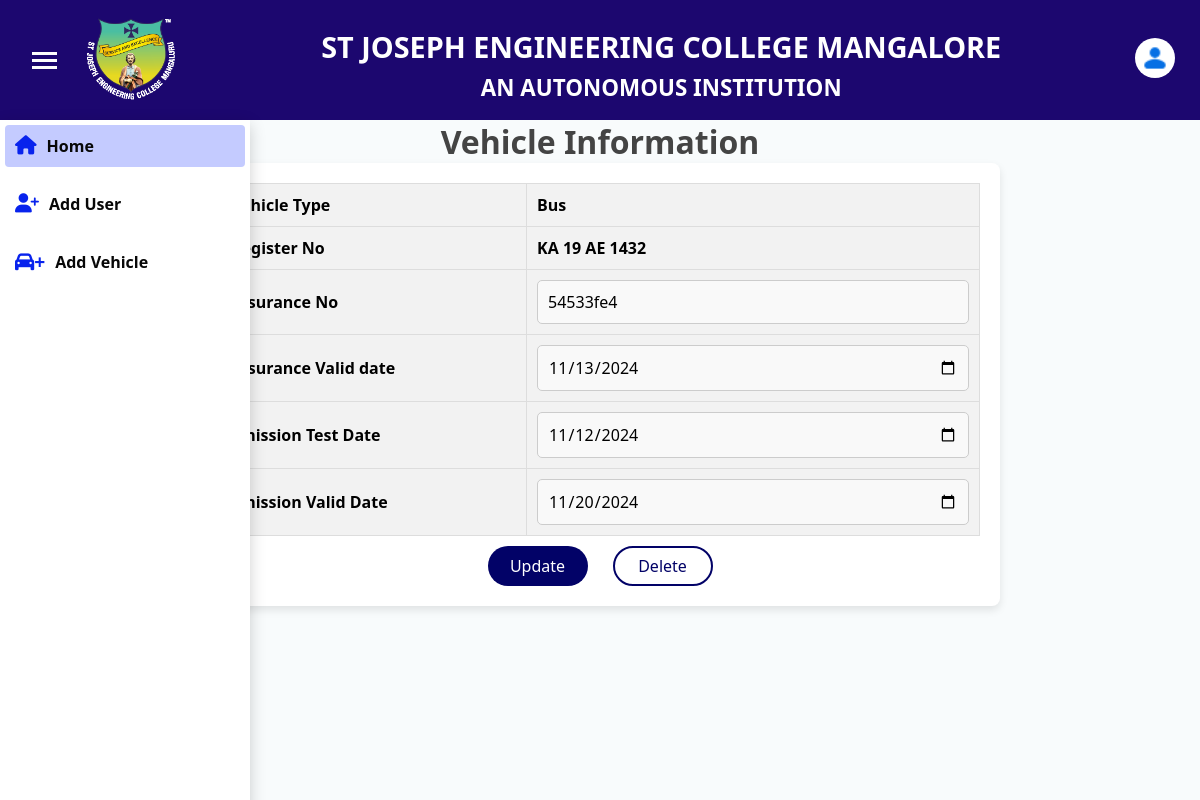
/admin/vehicle_detail.php?v_id=3 (signed in), run on the app's committed database.
### tables this page shows
CREATE TABLE `add_vehicle` (
  `v_id` int(50) NOT NULL,
  `vehicle_type` varchar(200) NOT NULL,
  `v_reg_no` varchar(200) NOT NULL,
  `v_insurance_no` varchar(200) NOT NULL,
  `v_insurance_valid` date NOT NULL,
  `v_emission_test_date` date NOT NULL,
  `v_emission_valid` date NOT NULL
);

### admin/vehicle_detail.php (the view, shortened to what this page needs)
<?php
include('../db.php');
include('admin_header.php');
$v_id = $_GET['v_id'];
$sql="SELECT * FROM `add_vehicle` WHERE `v_id`='$v_id'";
$result = $conn->query($sql);
    $row = $result->fetch_assoc();
    ?>
        <link rel="stylesheet" href="../styles/vehicle_details.css" >
        <div class="board-header">
            <h1>Vehicle Information</h1>
        </div>
    <div class="container">
        <form action="update_vehicle.php" method="POST">
        <table class="table table-hover">
            <tr>
                <th>Vehicle Type</th>
               <th> <?php echo $row['vehicle_type']; ?> </th>
            </tr>
            <tr>
                <th>Register No</th>
                <th><?php echo $row['v_reg_no']; ?> </th>
            </tr>
            <tr>
                <th>Insurance No</th>
                <th><input type="text" name="v_insurance_no" value="<?php echo $row['v_insurance_no']; ?>" required></th>
            </tr>
            <tr>
                <th>Insurance Valid date</th>
                <th><input type="date" name="v_insurance_valid" value="<?php echo $row['v_insurance_valid']; ?>" required></th>
            </tr>
            <tr>
                <th>Emission Test Date</th>
                <th><input type="date" name="v_emission_test_date" value="<?php echo $row['v_emission_test_date']; ?>" required></th>
            </tr>
            <tr>
                <th>Emission Valid Date</th>
                <th><input type="date" name="v_emission_valid" value="<?php echo $row['v_emission_valid']; ?>" required></th>
            </tr>
        </table>
        <div class="btn-con">
                <td><button type="submit" name="updatebtn"  class="update-btn">Update</button></td>
                <td><button type=button onclick="confirmDelete()" name="deletebtn" class="delete-btn">Delete</button></td>
        </div>
    </form>
    </div>
    </body>
    </html>

### styles/style_header.css (style rules this page uses)
* { margin: 0; padding: 0; box-sizing: border-box; font-family: 'Segoe UI', Tahoma, Geneva, Verdana, sans-serif; }
body { background-color: #f8fbfc; }

### styles/vehicle_details.css (style rules this page uses)
.board-header h1 { text-align: center; margin: 20px 0; color: #444; }
.container { max-width: 800px; margin: auto; padding: 20px; background: #fff; box-shadow: 0 4px 8px rgba(0, 0, 0, 0.1); border-radius: 8px; }
table { width: 100%; border-collapse: collapse; }
th, td { text-align: left; padding: 10px; border: 1px solid #ddd; }
th { background-color: #f2f2f2; }
tr:nth-child(even) { background-color: #f9f9f9; }
input[type="text"], input[type="date"] { width: 100%; padding: 10px; font-size: 16px; border: 1px solid #ccc; border-radius: 5px; background-color: #f9f9f9; }
.btn-con { display: flex; justify-content: center; margin-top: 10px; gap: 25px; }
.update-btn { background-color: #020267; border-radius: 20px; width: 100px; height: 40px; color: white; font-size: 16px; border: none; cursor: pointer; transition: background-color 0.3s ease; }
.delete-btn { background-color: white; border-radius: 20px; border: 2px solid #020267; width: 100px; height: 40px; color: #020267; font-size: 16px; cursor: pointer; transition: background-color 0.3s ease; }
@media only screen and (max-width: 1280px) { .board-header h1 { margin:100px 0px 0px 0px; } }

### data on the page
add_vehicle: vehicle_type "Bus", v_reg_no "KA 19 AE 1432", v_insurance_no "54533fe4", v_insurance_valid "11/13/2024", v_emission_test_date "11/12/2024", v_emission_valid "11/20/2024"
